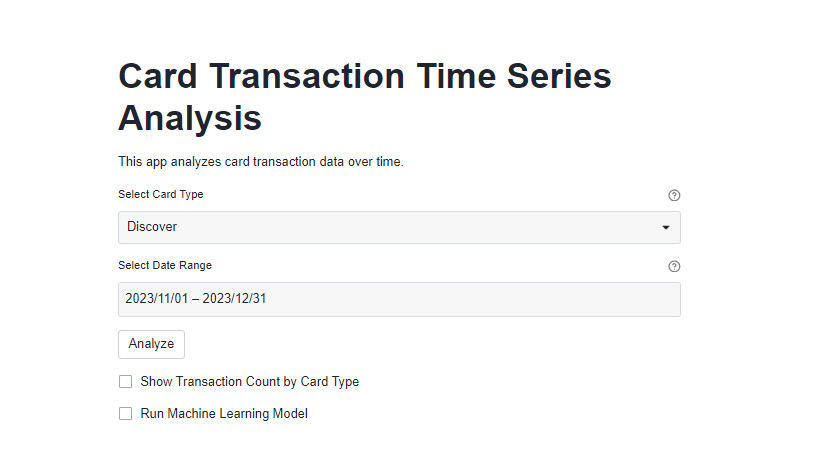

Python code for this plot:
import streamlit as st
import pandas as pd
import numpy as np
import matplotlib.pyplot as plt
import seaborn as sns
from sklearn.model_selection import train_test_split
from sklearn.linear_model import LinearRegression  # Corrected import statement
from sklearn.metrics import mean_squared_error
from sklearn.preprocessing import LabelEncoder
from snowflake.snowpark.context import get_active_session

# Title and introduction
st.title("Card Transaction Time Series Analysis")
st.write("This app analyzes card transaction data over time.")

# Connect to Snowflake
session = get_active_session()

# Function to fetch distinct card types (cached using st.cache_data)
@st.cache_data
def get_card_types():
    return session.sql("SELECT DISTINCT CARD_TYPE FROM BI.ASRA.MERCHANT_BATCH_DETAIL_PASSPORT_ONE_MONTH").collect()

# Input for selecting the card type
selected_card_type = st.selectbox(
    "Select Card Type",
    options=[row['CARD_TYPE'] for row in get_card_types()],
    index=0,
    help="Select a card type to analyze",
)

# Date range picker for filtering the data
start_date, end_date = st.date_input(
    "Select Date Range",
    value=[pd.to_datetime('2023-11-01'), pd.to_datetime('2023-12-31')],
    help="Select the start and end dates for the time series analysis",
)

# Fetch and display data based on user input
def fetch_and_display_data(card_type, start, end):
    # Querying the transaction data
    query = """
    SELECT TXN_DATE, SUM(AUTH_AMOUNT) as TOTAL_AUTH_AMOUNT
    FROM BI.ASRA.MERCHANT_BATCH_DETAIL_PASSPORT_ONE_MONTH
    WHERE CARD_TYPE = ?
    AND TXN_DATE BETWEEN ? AND ?
    GROUP BY TXN_DATE
    ORDER BY TXN_DATE
    """
    params = [card_type, str(start), str(end)]
    df = session.sql(query, params).to_pandas()

    # Check if dataframe is empty
    if df.empty:
        st.error("No data available for the selected range and card type.")
        return

    # Time Series Plot
    st.subheader("Time Series Analysis")
    plt.figure(figsize=(10, 4))
    plt.plot(df['TXN_DATE'], df['TOTAL_AUTH_AMOUNT'])
    plt.xlabel('Date')
    plt.ylabel('Total Authorization Amount')
    plt.title(f'Time Series Analysis for {card_type}')
    st.pyplot(plt)

# Call function to fetch and display data
if st.button('Analyze'):
    fetch_and_display_data(selected_card_type, start_date, end_date)

# Transaction Count by Card Type (Bar Chart)
if st.checkbox('Show Transaction Count by Card Type'):
    card_type_count_query = """
    SELECT CARD_TYPE, COUNT(*) as TRANSACTION_COUNT
    FROM BI.ASRA.MERCHANT_BATCH_DETAIL_PASSPORT_ONE_MONTH
    GROUP BY CARD_TYPE
    """
    card_type_count_df = session.sql(card_type_count_query).to_pandas()

    st.subheader("Transaction Count by Card Type")
    plt.figure(figsize=(10, 4))
    sns.barplot(data=card_type_count_df, x='CARD_TYPE', y='TRANSACTION_COUNT')
    plt.xlabel('Card Type')
    plt.ylabel('Transaction Count')
    plt.title('Transaction Count by Card Type')
    st.pyplot(plt)

# Additional analyses and visualizations can be added here

# Machine Learning Model (Optional, execute only if required)
if st.checkbox('Run Machine Learning Model'):
    # Add your ML code here
    pass
